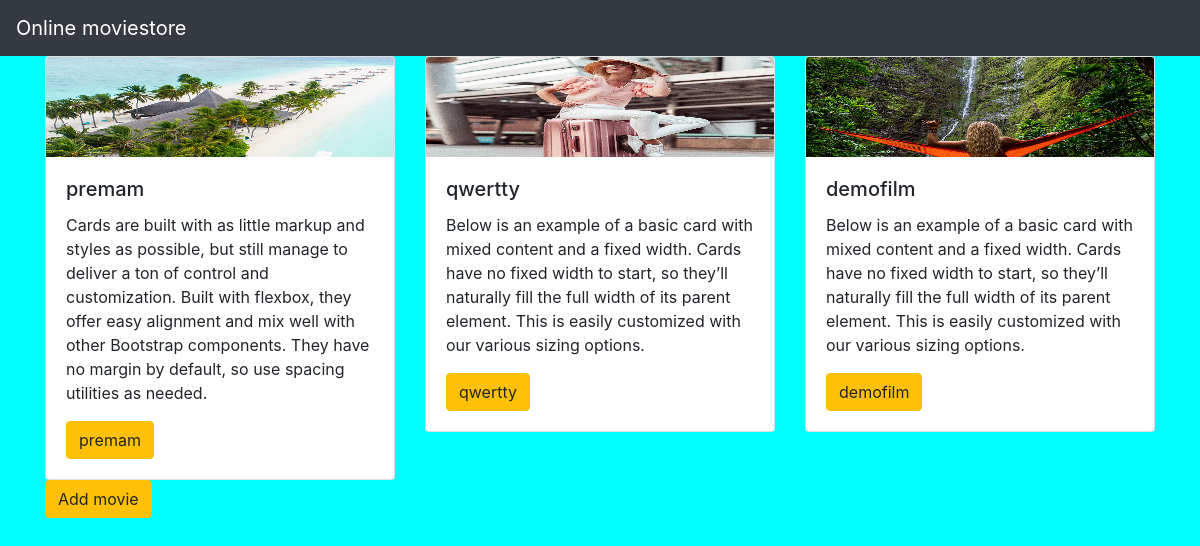
The page / on the database its author committed.
### movieapp/models.py (models this page shows, shortened)
class Movie(models.Model):
    name=models.CharField(max_length=250)
    desc=models.TextField()
    year=models.IntegerField()
    img=models.ImageField(upload_to='gallery')

### movieapp/views.py (the view)
# urls.py: path('',views.index,name='index'),
def index(request):
    movie=Movie.objects.all
    context={
       'movie_list':movie
    }
    return render(request,"index.html",context)

### templates/index.html (shortened to what this page needs)
{% extends 'base.html' %}
{% block body %}
<div class="container">
    <div class="row" >
        {% for i in movie_list %}
     <div class="col-md-4" style="width: 50rem;">
       <div class="card" >
           <img src="{{i.img.url}}" class="card-img-top" alt="" width="100px;" height="100px;">
            <div class="card-body">
                <h5 class="card-title">{{i.name}}</h5>
                <p class="card-text">{{i.desc}}</p>
                <a class="btn btn-warning" href="{% url 'movieapp:details' i.id %}">{{i.name}}</a>
            </div>
       </div>
     </div>
{% endfor %}
         </div>
    <a class="btn btn-warning" href="add/">Add movie</a>
    </div>
{% endblock %}

### templates/base.html (shortened to what this page needs)
{% load static %}
<!DOCTYPE html>
<html lang="en">
<head>
    <link rel="stylesheet" href="https://cdn.jsdelivr.net/npm/bootstrap@4.4.1/dist/css/bootstrap.min.css">
    <link rel="stylesheet" href="{% static 'style.css' %}">
</head>
<body>
<nav class="navbar navbar-dark bg-dark">
  <a class="navbar-brand" href="#">
      Online moviestore
  </a>
</nav>
{% block body %}
{% endblock %}
</body>
</html>

### static/style.css (style rules this page uses)
body { background-color:aqua; }

### rows shown on the page
Movie: img (picture), name "premam", desc "Cards are built with as little markup and styles as possible, but still manage to deliver a ton of control and customization. Built with flexbox, they offer easy alignment and mix well with other Bootstrap components. They have no margin by default, so use spacing utilities as needed."
Movie: img (picture), name "qwertty", desc "Below is an example of a basic card with mixed content and a fixed width. Cards have no fixed width to start, so they’ll naturally fill the full width of its parent element. This is easily customized with our various sizing options."
Movie: img (picture), name "demofilm", desc "Below is an example of a basic card with mixed content and a fixed width. Cards have no fixed width to start, so they’ll naturally fill the full width of its parent element. This is easily customized with our various sizing options."
